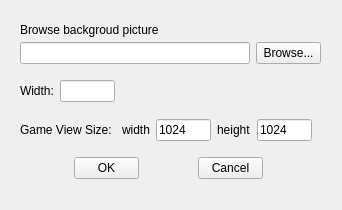
<?xml version="1.0" encoding="UTF-8"?>
<ui version="4.0">
 <class>NewDialog</class>
 <widget class="QWidget" name="NewDialog">
  <property name="geometry">
   <rect>
    <x>0</x>
    <y>0</y>
    <width>342</width>
    <height>210</height>
   </rect>
  </property>
  <property name="sizePolicy">
   <sizepolicy hsizetype="Minimum" vsizetype="Maximum">
    <horstretch>0</horstretch>
    <verstretch>0</verstretch>
   </sizepolicy>
  </property>
  <property name="minimumSize">
   <size>
    <width>300</width>
    <height>200</height>
   </size>
  </property>
  <property name="maximumSize">
   <size>
    <width>16777215</width>
    <height>380</height>
   </size>
  </property>
  <property name="windowTitle">
   <string>Choose Background Texture</string>
  </property>
  <widget class="QWidget" name="verticalLayoutWidget">
   <property name="geometry">
    <rect>
     <x>0</x>
     <y>0</y>
     <width>423</width>
     <height>400</height>
    </rect>
   </property>
   <layout class="QVBoxLayout" name="verticalLayout" stretch="0,0,0,0,0,0,0,0,0,0">
    <property name="spacing">
     <number>5</number>
    </property>
    <property name="sizeConstraint">
     <enum>QLayout::SetDefaultConstraint</enum>
    </property>
    <property name="leftMargin">
     <number>20</number>
    </property>
    <property name="rightMargin">
     <number>20</number>
    </property>
    <item>
     <spacer name="verticalSpacer_5">
      <property name="orientation">
       <enum>Qt::Vertical</enum>
      </property>
      <property name="sizeHint" stdset="0">
       <size>
        <width>20</width>
        <height>10</height>
       </size>
      </property>
     </spacer>
    </item>
    <item>
     <layout class="QHBoxLayout" name="horizontalLayout_5">
      <property name="sizeConstraint">
       <enum>QLayout::SetFixedSize</enum>
      </property>
      <item>
       <widget class="QLabel" name="label">
        <property name="enabled">
         <bool>true</bool>
        </property>
        <property name="sizePolicy">
         <sizepolicy hsizetype="Preferred" vsizetype="Preferred">
          <horstretch>0</horstretch>
          <verstretch>0</verstretch>
         </sizepolicy>
        </property>
        <property name="text">
         <string>Browse backgroud picture</string>
        </property>
       </widget>
      </item>
     </layout>
    </item>
    <item>
     <layout class="QHBoxLayout" name="horizontalLayout_4">
      <property name="sizeConstraint">
       <enum>QLayout::SetFixedSize</enum>
      </property>
      <item>
       <widget class="QLineEdit" name="FilePath">
        <property name="sizePolicy">
         <sizepolicy hsizetype="Fixed" vsizetype="Fixed">
          <horstretch>0</horstretch>
          <verstretch>0</verstretch>
         </sizepolicy>
        </property>
        <property name="minimumSize">
         <size>
          <width>230</width>
          <height>0</height>
         </size>
        </property>
       </widget>
      </item>
      <item>
       <widget class="QPushButton" name="BrowseButton">
        <property name="minimumSize">
         <size>
          <width>50</width>
          <height>0</height>
         </size>
        </property>
        <property name="maximumSize">
         <size>
          <width>65</width>
          <height>16777215</height>
         </size>
        </property>
        <property name="text">
         <string>Browse...</string>
        </property>
       </widget>
      </item>
      <item>
       <spacer name="horizontalSpacer_6">
        <property name="orientation">
         <enum>Qt::Horizontal</enum>
        </property>
        <property name="sizeHint" stdset="0">
         <size>
          <width>40</width>
          <height>20</height>
         </size>
        </property>
       </spacer>
      </item>
     </layout>
    </item>
    <item>
     <spacer name="verticalSpacer">
      <property name="orientation">
       <enum>Qt::Vertical</enum>
      </property>
      <property name="sizeHint" stdset="0">
       <size>
        <width>20</width>
        <height>10</height>
       </size>
      </property>
     </spacer>
    </item>
    <item>
     <layout class="QHBoxLayout" name="horizontalLayout_6">
      <property name="leftMargin">
       <number>0</number>
      </property>
      <property name="rightMargin">
       <number>170</number>
      </property>
      <item>
       <widget class="QLabel" name="label_2">
        <property name="sizePolicy">
         <sizepolicy hsizetype="Minimum" vsizetype="Preferred">
          <horstretch>0</horstretch>
          <verstretch>0</verstretch>
         </sizepolicy>
        </property>
        <property name="maximumSize">
         <size>
          <width>55</width>
          <height>16777215</height>
         </size>
        </property>
        <property name="text">
         <string>Width:</string>
        </property>
       </widget>
      </item>
      <item>
       <widget class="QLineEdit" name="Width">
        <property name="sizePolicy">
         <sizepolicy hsizetype="Fixed" vsizetype="Fixed">
          <horstretch>0</horstretch>
          <verstretch>0</verstretch>
         </sizepolicy>
        </property>
        <property name="maximumSize">
         <size>
          <width>55</width>
          <height>16777215</height>
         </size>
        </property>
        <property name="maxLength">
         <number>50</number>
        </property>
       </widget>
      </item>
      <item>
       <spacer name="horizontalSpacer_5">
        <property name="orientation">
         <enum>Qt::Horizontal</enum>
        </property>
        <property name="sizeHint" stdset="0">
         <size>
          <width>40</width>
          <height>20</height>
         </size>
        </property>
       </spacer>
      </item>
     </layout>
    </item>
    <item>
     <spacer name="verticalSpacer_2">
      <property name="orientation">
       <enum>Qt::Vertical</enum>
      </property>
      <property name="sizeHint" stdset="0">
       <size>
        <width>20</width>
        <height>10</height>
       </size>
      </property>
     </spacer>
    </item>
    <item>
     <layout class="QHBoxLayout" name="horizontalLayout_8">
      <property name="sizeConstraint">
       <enum>QLayout::SetFixedSize</enum>
      </property>
      <property name="leftMargin">
       <number>0</number>
      </property>
      <property name="rightMargin">
       <number>20</number>
      </property>
      <item>
       <widget class="QLabel" name="label_3">
        <property name="text">
         <string>Game View Size: </string>
        </property>
       </widget>
      </item>
      <item>
       <widget class="QLabel" name="label_4">
        <property name="text">
         <string>width</string>
        </property>
       </widget>
      </item>
      <item>
       <widget class="QLineEdit" name="view_width">
        <property name="sizePolicy">
         <sizepolicy hsizetype="Fixed" vsizetype="Fixed">
          <horstretch>0</horstretch>
          <verstretch>0</verstretch>
         </sizepolicy>
        </property>
        <property name="maximumSize">
         <size>
          <width>55</width>
          <height>16777215</height>
         </size>
        </property>
        <property name="text">
         <string>1024</string>
        </property>
       </widget>
      </item>
      <item>
       <widget class="QLabel" name="label_5">
        <property name="text">
         <string>height</string>
        </property>
       </widget>
      </item>
      <item>
       <widget class="QLineEdit" name="view_height">
        <property name="sizePolicy">
         <sizepolicy hsizetype="Fixed" vsizetype="Fixed">
          <horstretch>0</horstretch>
          <verstretch>0</verstretch>
         </sizepolicy>
        </property>
        <property name="minimumSize">
         <size>
          <width>50</width>
          <height>0</height>
         </size>
        </property>
        <property name="maximumSize">
         <size>
          <width>55</width>
          <height>16777215</height>
         </size>
        </property>
        <property name="text">
         <string>1024</string>
        </property>
       </widget>
      </item>
      <item>
       <spacer name="horizontalSpacer_4">
        <property name="orientation">
         <enum>Qt::Horizontal</enum>
        </property>
        <property name="sizeHint" stdset="0">
         <size>
          <width>20</width>
          <height>20</height>
         </size>
        </property>
       </spacer>
      </item>
     </layout>
    </item>
    <item>
     <spacer name="verticalSpacer_3">
      <property name="orientation">
       <enum>Qt::Vertical</enum>
      </property>
      <property name="sizeHint" stdset="0">
       <size>
        <width>20</width>
        <height>10</height>
       </size>
      </property>
     </spacer>
    </item>
    <item>
     <layout class="QHBoxLayout" name="horizontalLayout_3">
      <property name="sizeConstraint">
       <enum>QLayout::SetDefaultConstraint</enum>
      </property>
      <item>
       <spacer name="horizontalSpacer_2">
        <property name="orientation">
         <enum>Qt::Horizontal</enum>
        </property>
        <property name="sizeHint" stdset="0">
         <size>
          <width>40</width>
          <height>20</height>
         </size>
        </property>
       </spacer>
      </item>
      <item>
       <widget class="QPushButton" name="OKButton">
        <property name="minimumSize">
         <size>
          <width>50</width>
          <height>0</height>
         </size>
        </property>
        <property name="maximumSize">
         <size>
          <width>65</width>
          <height>16777215</height>
         </size>
        </property>
        <property name="text">
         <string>OK</string>
        </property>
       </widget>
      </item>
      <item>
       <spacer name="horizontalSpacer">
        <property name="orientation">
         <enum>Qt::Horizontal</enum>
        </property>
        <property name="sizeHint" stdset="0">
         <size>
          <width>40</width>
          <height>20</height>
         </size>
        </property>
       </spacer>
      </item>
      <item>
       <widget class="QPushButton" name="CancelButton">
        <property name="minimumSize">
         <size>
          <width>50</width>
          <height>0</height>
         </size>
        </property>
        <property name="maximumSize">
         <size>
          <width>65</width>
          <height>16777215</height>
         </size>
        </property>
        <property name="text">
         <string>Cancel</string>
        </property>
       </widget>
      </item>
      <item>
       <spacer name="horizontalSpacer_3">
        <property name="orientation">
         <enum>Qt::Horizontal</enum>
        </property>
        <property name="sizeType">
         <enum>QSizePolicy::Minimum</enum>
        </property>
        <property name="sizeHint" stdset="0">
         <size>
          <width>140</width>
          <height>20</height>
         </size>
        </property>
       </spacer>
      </item>
     </layout>
    </item>
    <item>
     <spacer name="verticalSpacer_6">
      <property name="orientation">
       <enum>Qt::Vertical</enum>
      </property>
      <property name="sizeHint" stdset="0">
       <size>
        <width>20</width>
        <height>210</height>
       </size>
      </property>
     </spacer>
    </item>
   </layout>
  </widget>
 </widget>
 <layoutdefault spacing="6" margin="11"/>
 <resources/>
 <connections>
  <connection>
   <sender>BrowseButton</sender>
   <signal>clicked()</signal>
   <receiver>NewDialog</receiver>
   <slot>chooseFile()</slot>
   <hints>
    <hint type="sourcelabel">
     <x>242</x>
     <y>71</y>
    </hint>
    <hint type="destinationlabel">
     <x>271</x>
     <y>112</y>
    </hint>
   </hints>
  </connection>
  <connection>
   <sender>NewDialog</sender>
   <signal>onFilePathChange(QString)</signal>
   <receiver>FilePath</receiver>
   <slot>setText(QString)</slot>
   <hints>
    <hint type="sourcelabel">
     <x>135</x>
     <y>149</y>
    </hint>
    <hint type="destinationlabel">
     <x>94</x>
     <y>64</y>
    </hint>
   </hints>
  </connection>
  <connection>
   <sender>NewDialog</sender>
   <signal>onFileWidthChange(QString)</signal>
   <receiver>Width</receiver>
   <slot>setText(QString)</slot>
   <hints>
    <hint type="sourcelabel">
     <x>283</x>
     <y>160</y>
    </hint>
    <hint type="destinationlabel">
     <x>70</x>
     <y>118</y>
    </hint>
   </hints>
  </connection>
  <connection>
   <sender>view_width</sender>
   <signal>textChanged(QString)</signal>
   <receiver>NewDialog</receiver>
   <slot>setViewWidth(QString)</slot>
   <hints>
    <hint type="sourcelabel">
     <x>172</x>
     <y>151</y>
    </hint>
    <hint type="destinationlabel">
     <x>132</x>
     <y>287</y>
    </hint>
   </hints>
  </connection>
  <connection>
   <sender>view_height</sender>
   <signal>textChanged(QString)</signal>
   <receiver>NewDialog</receiver>
   <slot>setViewHeight(QString)</slot>
   <hints>
    <hint type="sourcelabel">
     <x>252</x>
     <y>155</y>
    </hint>
    <hint type="destinationlabel">
     <x>251</x>
     <y>292</y>
    </hint>
   </hints>
  </connection>
 </connections>
 <slots>
  <signal>onFilePathChange(QString)</signal>
  <signal>onFileWidthChange(QString)</signal>
  <slot>chooseFile()</slot>
  <slot>setViewWidth(QString)</slot>
  <slot>setViewHeight(QString)</slot>
 </slots>
</ui>
